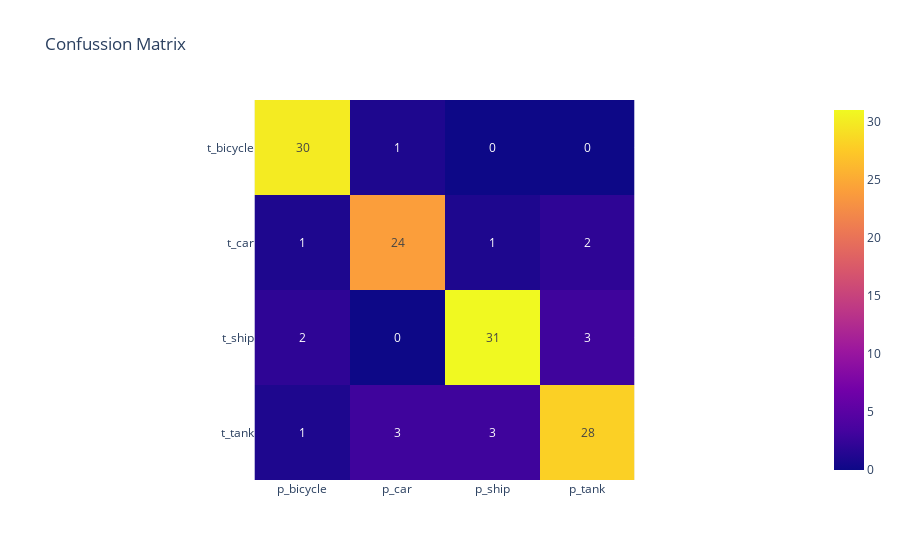

The cell this chart's notebook holds for it:
### Code cell
print(f"Accuracy: {accuracy_score(df['class'], df['predict'])}")

print(test_generator.class_indices)
cm = confusion_matrix(df["class"], df["predict"])
px.imshow(cm, text_auto=True, x=["p_bicycle", "p_car", "p_ship", "p_tank"],
          y=["t_bicycle", "t_car", "t_ship", "t_tank"], title="Confussion Matrix")

### Figure 1 — Plotly figure (JSON) as saved in the notebook; plotly's stock layout.template omitted (floating-point values rounded to 4 significant figures)
{"data": [{"coloraxis": "coloraxis", "name": "0", "texttemplate": "%{z}", "x": ["p_bicycle", "p_car", "p_ship", "p_tank"], "y": ["t_bicycle", "t_car", "t_ship", "t_tank"], "z": [[30, 1, 0, 0], [1, 24, 1, 2], [2, 0, 31, 3], [1, 3, 3, 28]], "type": "heatmap", "xaxis": "x", "yaxis": "y", "hovertemplate": "x: %{x}<br>y: %{y}<br>color: %{z}<extra></extra>"}], "layout": {"xaxis": {"anchor": "y", "domain": [0.0, 1.0], "scaleanchor": "y", "constrain": "domain"}, "yaxis": {"anchor": "x", "domain": [0.0, 1.0], "autorange": "reversed", "constrain": "domain"}, "coloraxis": {"colorscale": [[0.0, "#0d0887"], [0.1111, "#46039f"], [0.2222, "#7201a8"], [0.3333, "#9c179e"], [0.4444, "#bd3786"], [0.5556, "#d8576b"], [0.6667, "#ed7953"], [0.7778, "#fb9f3a"], [0.8889, "#fdca26"], [1.0, "#f0f921"]]}, "title": {"text": "Confussion Matrix"}}}
